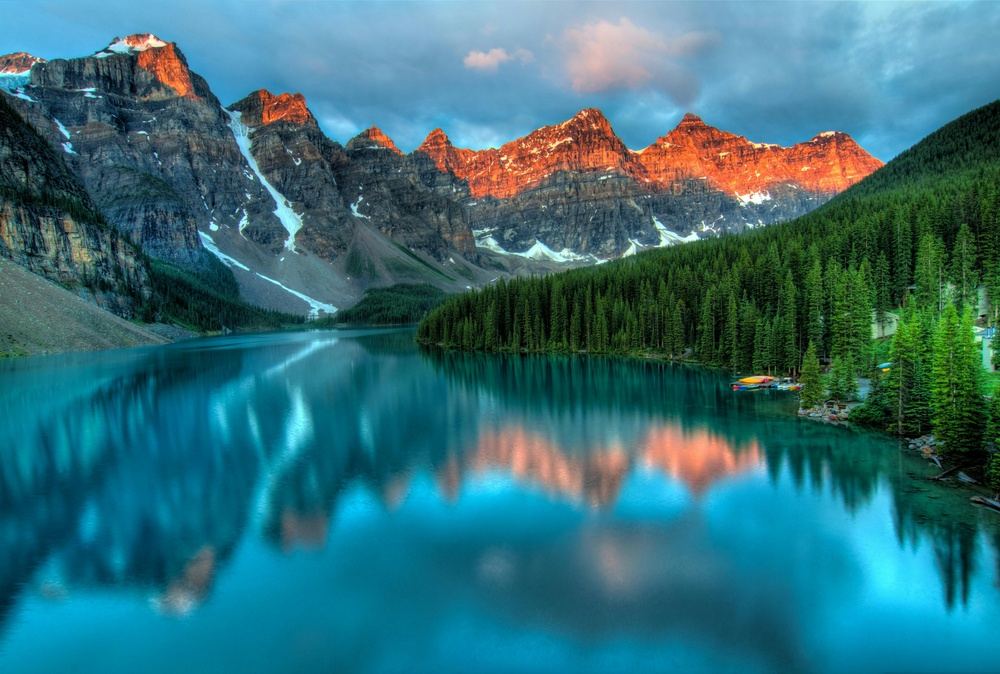
#> input picture Geometric Transformation/Rotation/image.jpg, 1000 x 674 px, shrunk from 4226 x 2847 before the run
$ python opencv_rotation.py
#> lines starting #> are read from the running program, lines starting #| are printed output that depends on the picture
import cv2

if __name__ == "__main__":

    # Read an image
    img = cv2.imread('image.jpg')
#> img is the input picture: shape (674, 1000, 3); mean B, G, R 121, 111.2, 51.4
    rows,cols,_ = img.shape
#> rows = 674; cols = 1000

    # Create the transformation matrix
    M = cv2.getRotationMatrix2D(((cols-1)/2.0,(rows-1)/2.0),90,1)

    # Pass it to warpAffine function
    dst = cv2.warpAffine(img,M,(cols,rows))
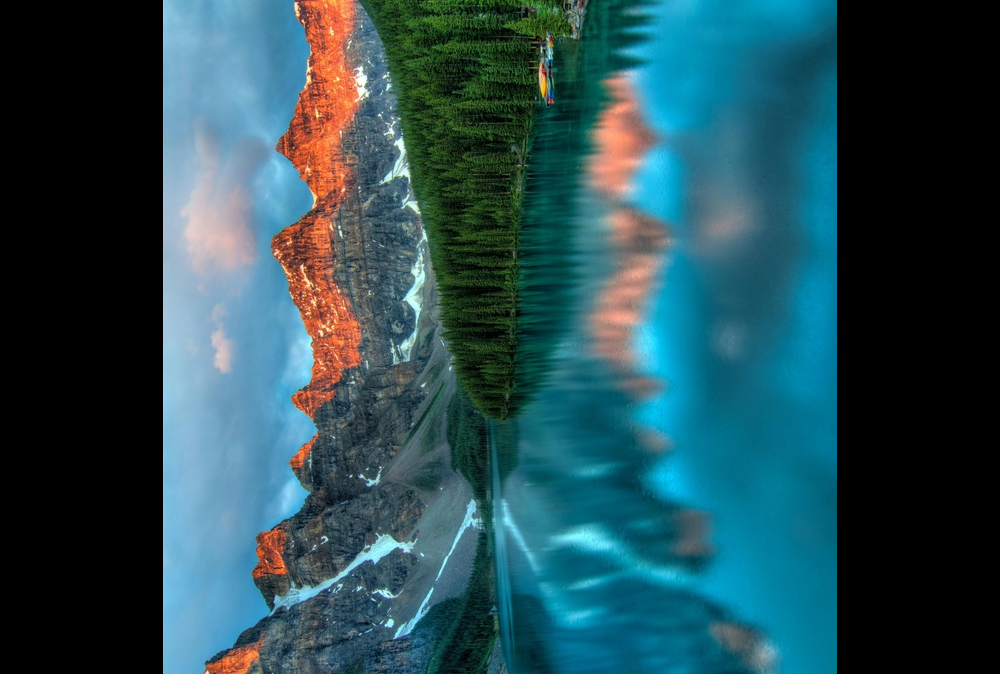
#> dst: shape (674, 1000, 3); mean B, G, R 83.9, 76.1, 39.1

    cv2.imwrite("cv2.jpg", dst)
